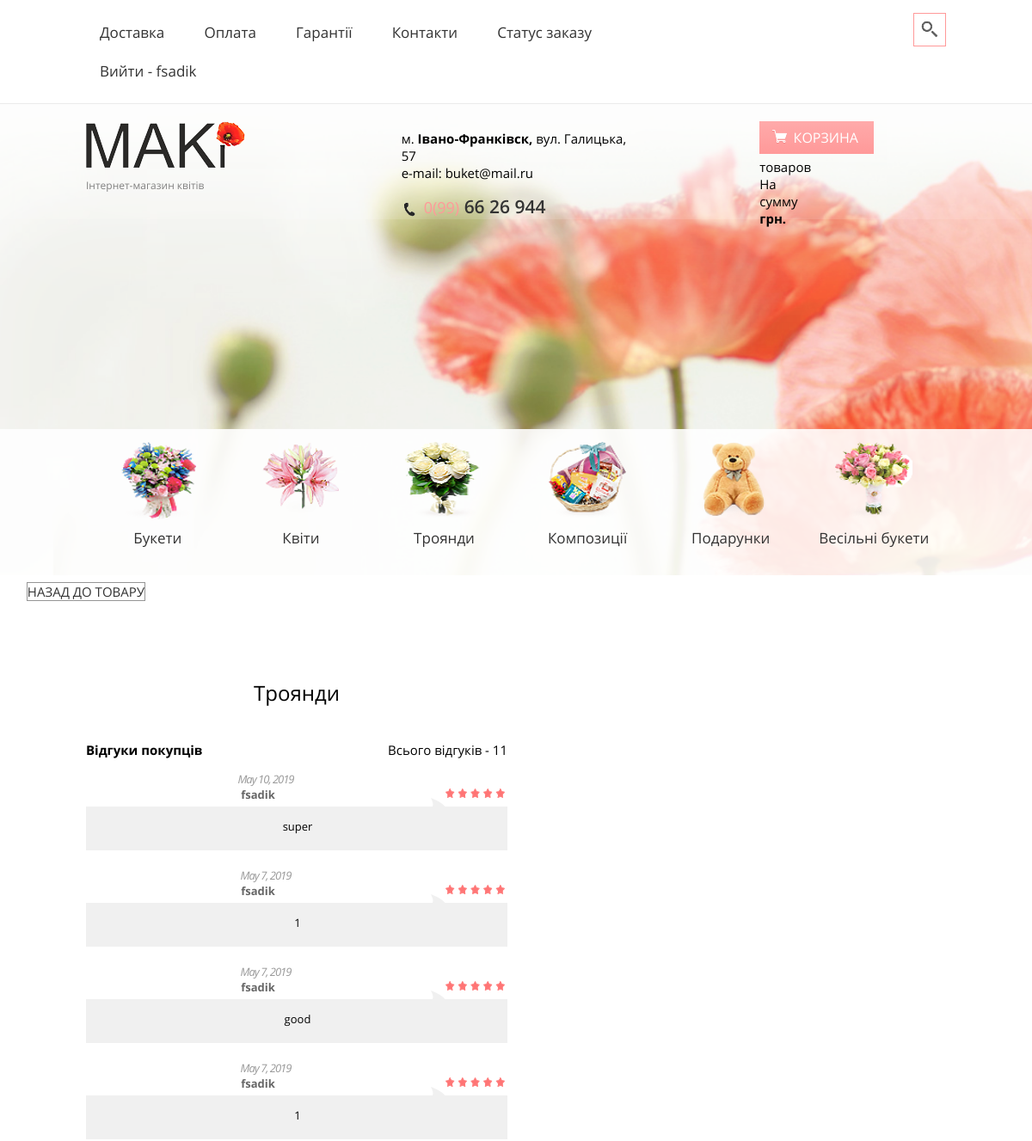
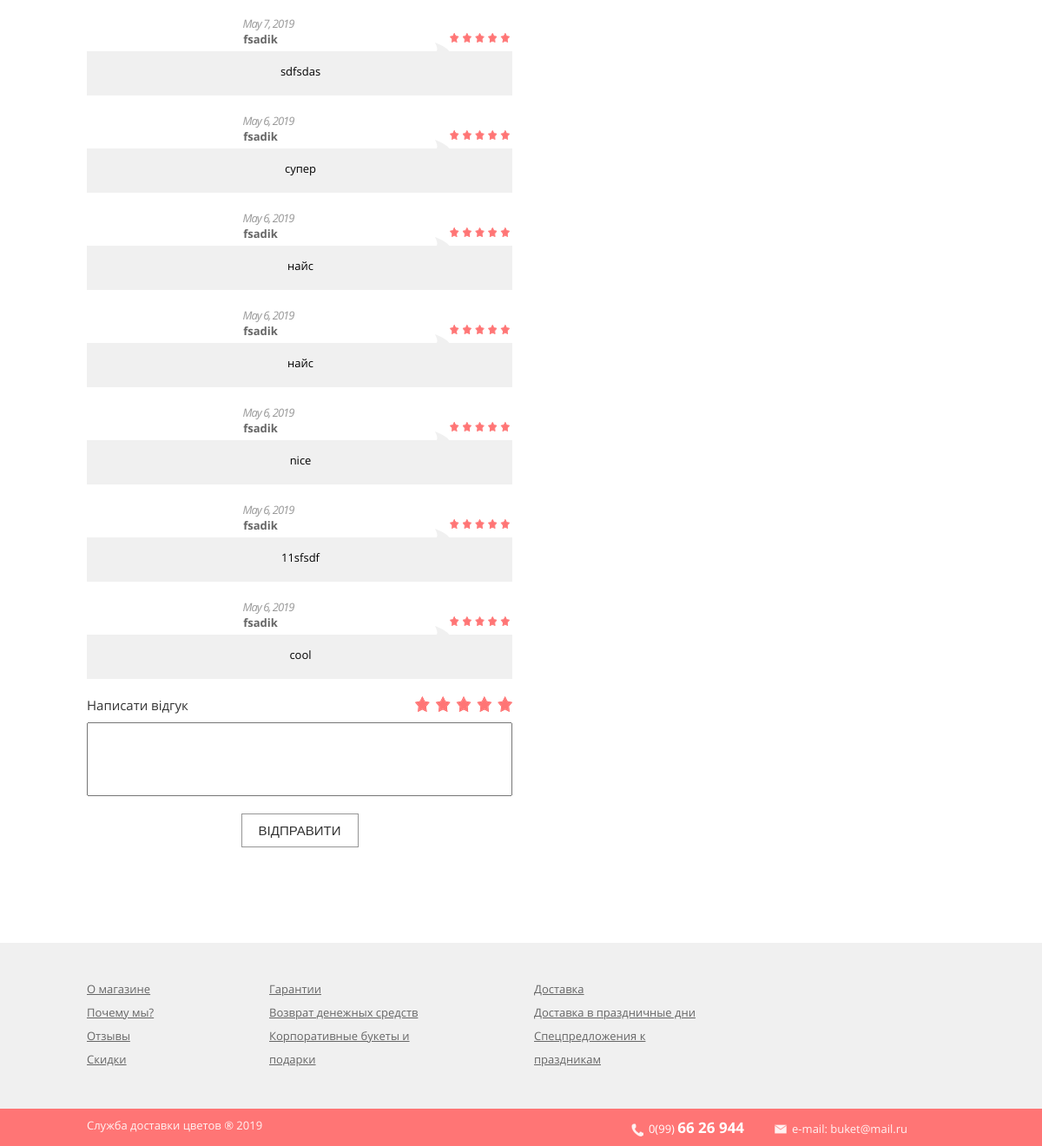
Screenshot of /allreviews/1 (signed in) with the database file from the repository (2 pictures, top to bottom).
### My_Projects/shop/models.py (models this page shows, shortened)
class Good(models.Model):
    name = models.CharField(max_length=120, null=False, blank=False, help_text='назва товару')
    price = models.FloatField(blank=False, null=False, default=0, help_text='ціна товару')
    quantity = models.IntegerField(default=0, help_text="кількість доступних одиниць")
    description = models.CharField(max_length=500, help_text='описання товару')
    category = models.CharField(max_length=1, choices=(('b', 'bouket'), ('g', 'gift'), ('c', 'composition')),
                                default='b')
    good_item = models.CharField(max_length=11,
                                 choices=(('item_hit', 'item_hit'),
                                          ('item_action', 'item_action'),
                                          ('item_new', 'item_new'),
                                          ('', '')),
                                 default='', blank=True)
    img_content = models.ImageField(upload_to='static/content/', help_text='картинка для переліку', default='')
    img1 = models.ImageField(upload_to='static/img/', help_text='перша картинка для відображення')
    img2 = models.ImageField(upload_to='static/img/',
                             help_text='ще одна картинка для відображення', blank=True, null=True)
    img3 = models.ImageField(upload_to='static/img/',
                             help_text='картинка для відображення', blank=True, null=True)

class Reviews(models.Model):
    good = models.ForeignKey(Good, on_delete=models.CASCADE)
    user = models.ForeignKey(User, on_delete=models.CASCADE)
    text = models.CharField(max_length=250)
    rating = models.IntegerField(choices=((1, 1), (2, 2), (3, 3), (4, 4), (5, 5)), default=5)
    date = models.DateField(auto_now=True)
    class Meta:
        ordering = ['-date']

### My_Projects/shop/views.py (the view)
# urls.py: path('allreviews/<int:pk>', views.all_reviews, name="allreviews"),
def all_reviews(request, pk):
    context = {'good': Good.objects.get(id=pk),
               'top_reviews': Reviews.objects.filter(good_id=pk),
               'top_goods': Good.objects.all()}
    try:
        context['reviews'] = Reviews.objects.get(good_id=pk)
    except:
        pass
    return render(request, "shop/all_reviews.html", context)

### My_Projects/templates/shop/all_reviews.html (shortened to what this page needs)
{%extends 'shop/base.html' %}
{% load static %}
{% block content %}
    <div class="">
                                    <a style="margin-right: 1000px" class="btn_form" href="/{{ good.id }}">Назад до товару</a>
    </div>
    <div class="about">
        <div class="wrapper clearfix">
            <div class="col_pull">
                <div class="col_x2">
                    <div class="about__gallery">
                     <h2>{{ good.name }}</h2>
                    </div>
                    <div class="comments_md">
                        <div class="comments__top clearfix">
                            <span class="comments__title">Відгуки покупців</span>
                            <span class="comments__quantity">Всього відгуків - {{ top_reviews.all.count}}</span>
                        </div>
                        {% for review in top_reviews %}
                            <div class="comments__item">
                                <div class="comment__header clearfix">
                                    <div class="stars_recall rating_1x rating_2x rating_3x rating_4x rating_5x"></div>
                                    <p class="comment__date">{{ review.date }}</p>
                                    <p class="comment__name">{{ review.user.username }}</p>
                                </div>
                                <div class="comment__text">{{ review.text }}</div>
                            </div>
                        {% endfor %}
                    </div>
                <div class="recall recall_md">
                        {% if user.is_authenticated %}
                            <div class="recall__header clearfix">
                                <div class="stars_recall rating_1x rating_2x rating_3x rating_4x rating_5x"></div>
                                <label for="recall" class="recall__title">Написати відгук</label>
                            </div>
                            <form action="{% url 'shop:reviews' %}" method="post">
                                <textarea name="text" id="recall" cols="30" rows="4"></textarea>
                                <button type="submit" class="btn_form">Відправити</button>
                            </form>
                        {% endif %}
                    </div>
{%endblock%}

### My_Projects/templates/shop/base.html (shortened to what this page needs)
<!DOCTYPE html>
<html lang="ru">
<head>
	{% load static %}
	<link rel="stylesheet" type="text/css" href="{% static 'home/css/fonts.min.css' %}">
	<link rel="stylesheet" type="text/css" href="{% static 'home/css/jquery-ui.min.css' %}">
	<link rel="stylesheet" type="text/css" href="{% static 'home/css/jquery-ui.structure.min.css' %}">
	<link rel="stylesheet" type="text/css" href="{% static 'home/css/jquery-ui.theme.min.css' %}">
	<link rel="stylesheet" type="text/css" href="{% static 'home/css/lightslider.min.css' %}">
	<link rel="stylesheet" type="text/css" href="{% static 'home/css/styles.css' %}">
	<link rel="stylesheet" type="text/css" href="{% static 'home/css/main.min.css' %}">
</head>
<body>
<header class="header">
		<div class="header__top">
			<div class="wrapper">
				<div class="header__search">
					<a class="search__btn" href="#"></a>
				</div>
				<nav class="main__menu">
					<ul>
						<li><a href="#">Доставка</a></li>
						<li><a href="#">Оплата</a></li>
						<li><a href="{%url 'shop:waranty' %}">Гарантії</a></li>
						<li><a href="{%url 'shop:contacts' %}">Контакти</a></li>
                    {% if user.is_authenticated %}
                        <li><a href="{% url 'shop:status' %}">Статус заказу</a></li>
                    {% endif %}
                    <li>{% if not user.is_authenticated %}
						<a class="text-right" style="left:100px;" href="{% url 'shop:register' %}">Зареєструватись</a>
                       <form  method="post" action="{% url 'shop:login' %}">
                            {% csrf_token %}
                            <div >
                                <input placeholder="Логін" type="text" name="username">
                                <input placeholder="Пароль" type="password" name="password">
                                <input  class="btn_form order__quantity-button" type="submit" style="margin-left: 10px" value="Ввійти">
						</div>
                        </form>
                    {% else %}
						<div style="margin-right: 600px"> <a class="nav-link" style="left: 500px" href="{% url 'shop:logout' %}">Вийти - {{ user.username }}</a></div>
                    {% endif %}</li>
					</ul>
				</nav>
			</div>
		</div>
		<div class="header__mid">
			<div class="wrapper">
			<div class="col_pull clearfix">
				<div class="col_x3">
					<div class="header__logo">
						<a href="/">
							<img src="{%static 'home/img/logo.png' %}" alt="logo">
							<span class="logo__text">Інтернет-магазин квітів</span>
						</a>
					</div>
				</div>
				<div class="col_x3">
					<div class="header__contact">
						<div class="header__adress">м. <span class="text_bold">Івано-Франківск,</span> вул. Галицька, 57</div>
						<div class="header__email">e-mail: buket@mail.ru</div>
						<div class="header__phone">
							<a href="tel:0996626944"><span class="phone_pink">0(99)</span> 66 26 944</a>
						</div>
					</div>
				</div>
				<div class="col_x3">
					<div class="header__order">
						 <div class="col_x3">
                    {% if not order %}
                        <div class="header__order">
                            <a href="{% url 'shop:basket' %}" class="order__btn">Корзина</a>
                            <div class="order__text">
                                <p class=""> товаров</p>
                                <p class="">На сумму <span class=" text_bold">{{ sum }} грн.</span></p>
                            </div>
                        </div>
                    {% endif %}
                </div>
                </div>
					</div>
				</div>
			</div>
			</div>
		<div class="header__bot">
			<div class="wrapper">
				<ul class="header__tabs clearfix">
					<li>
						<a href="#">
							<div class="tab__img">
								<img src="{% static 'home/img/tab_bouquets.png' %}" alt="bouquets">
							</div>
							<span class="tab__text">Букети</span>
						</a>
					</li>
					<li>
						<a href="#">
							<div class="tab__img">
								{% load static %}
								<img src="{% static 'home/img/tab_flowers.png' %}" alt="flowers">
							</div>
							<span class="tab__text">Квіти</span>
						</a>
					</li>
					<li>
						<a href="#">
							<div class="tab__img">
								<img src="{%static 'home/img/tab_roses.png' %}" alt="roses">
							</div>
							<span class="tab__text">Троянди</span>
						</a>
					</li>
					<li>
						<a href="#">
							<div class="tab__img">
								<img src="{%static 'home/img/tab_compositions.png' %}" alt="compositions">
							</div>
							<span class="tab__text">Композиції</span>
						</a>
					</li>
					<li>
						<a href="#">
							<div class="tab__img">
								<img src="{%static 'home/img/tab_gifts.png' %}" alt="gifts">
							</div>
							<span class="tab__text">Подарунки</span>
						</a>
					</li>
					<li>
						<a href="#">
							<div class="tab__img">
								<img src="{%static 'home/img/tab_weddings.png' %}" alt="weddings">
							</div>
							<span class="tab__text">Весільні букети</span>
						</a>
					</li>
				</ul>
			</div>
		</div>
	</header>
	 <main class="container p-5">
{% block content %}
{% endblock %}
	 </main>
	<footer class="main__footer">
		<div class="prefooter__background">
			<div class="prefooter">
				<div class="wrapper clearfix">
					<div class="prefooter__cols col">
						<a href="#" class="prefooter__item">О магазине</a>
						<a href="#" class="prefooter__item">Почему мы?</a>
						<a href="#" class="prefooter__item">Отзывы</a>
						<a href="#" class="prefooter__item">Скидки</a>
					</div>
					<div class="prefooter__cols col">
						<a href="#" class="prefooter__item">Гарантии</a>
						<a href="#" class="prefooter__item">Возврат денежных средств</a>
						<a href="#" class="prefooter__item">Корпоративные букеты и подарки</a>
					</div>
					<div class="prefooter__cols col">
						<a href="#" class="prefooter__item">Доставка</a>
						<a href="#" class="prefooter__item">Доставка в праздничные дни</a>
						<a href="#" class="prefooter__item">Спецпредложения к праздникам</a>
					</div>
				</div>
			</div>
		</div>
		<div class="footer__background">
			<div class="footer">
				<div class="wrapper clearfix">
					<div class="footer__contacts">
						<a href="tel:0996626944" class="footer__phone">0(99) <span class="text_bold">66 26 944</span></a><a href="#" class="footer__mail">e-mail: buket@mail.ru</a>
					</div>
					<div class="footer__copyright">
						<p>Служба доставки цветов &reg; 2019</p>
					</div>
				</div>
			</div>
		</div>
	</footer>
</body>
</html>
</body>
</html>

### My_Projects/shop/static/home/css/styles.css (style rules this page uses)
main { overflow-x: auto; text-align: center; }

### rows the page displays
Good: name "Троянди"
Reviews: date "May 10, 2019", user.username "fsadik", text "super"
Reviews: date "May 7, 2019", user.username "fsadik", text "1"
Reviews: date "May 7, 2019", user.username "fsadik", text "good"
Reviews: date "May 7, 2019", user.username "fsadik", text "1"
Reviews: date "May 7, 2019", user.username "fsadik", text "sdfsdas"
Reviews: date "May 6, 2019", user.username "fsadik", text "супер"
Reviews: date "May 6, 2019", user.username "fsadik", text "найс"
Reviews: date "May 6, 2019", user.username "fsadik", text "найс"
Reviews: date "May 6, 2019", user.username "fsadik", text "nice"
Reviews: date "May 6, 2019", user.username "fsadik", text "11sfsdf"
Reviews: date "May 6, 2019", user.username "fsadik", text "cool"

### other values shown
{{ user.username }} "fsadik"
{{ top_reviews.all.count }} "11"
